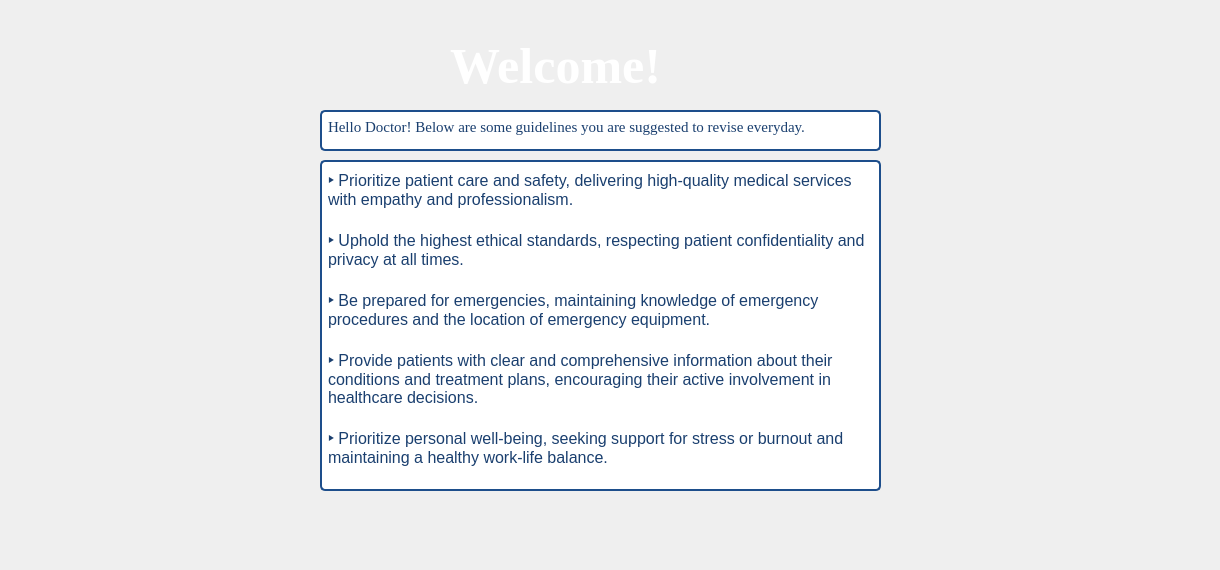
   <widget class="QWidget" name="tab">
    <attribute name="title">
     <string>Home</string>
    </attribute>
    <widget class="QTextBrowser" name="textBrowser_2">
     <property name="geometry">
      <rect>
       <x>320</x>
       <y>160</y>
       <width>561</width>
       <height>331</height>
      </rect>
     </property>
     <property name="styleSheet">
      <string notr="true">
QTextBrowser
{
background-color: rgb(255, 255, 255); 
color: rgb(26, 63, 111); 
border: 2px solid rgb(29, 78, 139);
border-radius: 5px; 
padding: 2px 2px; 
font-size: 16px;
font-weight: bold;
cursor: pointer; 
transition: background-color 0.3s ease, box-shadow 0.3s ease;
box-shadow: 0 4px 8px rgba(0, 0, 0, 0.1); 
}

</string>
     </property>
     <property name="html">
      <string>&lt;!DOCTYPE HTML PUBLIC &quot;-//W3C//DTD HTML 4.0//EN&quot; &quot;http://www.w3.org/TR/REC-html40/strict.dtd&quot;&gt;
&lt;html&gt;&lt;head&gt;&lt;meta name=&quot;qrichtext&quot; content=&quot;1&quot; /&gt;&lt;meta charset=&quot;utf-8&quot; /&gt;&lt;style type=&quot;text/css&quot;&gt;
p, li { white-space: pre-wrap; }
hr { height: 1px; border-width: 0; }
li.unchecked::marker { content: &quot;\2610&quot;; }
li.checked::marker { content: &quot;\2612&quot;; }
&lt;/style&gt;&lt;/head&gt;&lt;body style=&quot; font-family:'Segoe UI'; font-size:16px; font-weight:700; font-style:normal;&quot;&gt;
&lt;p style=&quot; margin-top:0px; margin-bottom:0px; margin-left:0px; margin-right:0px; -qt-block-indent:0; text-indent:0px;&quot;&gt;&lt;span style=&quot; font-family:'Tahoma','sans-serif'; font-size:16px;&quot;&gt;‣ &lt;/span&gt;&lt;span style=&quot; font-size:16px; font-weight:400;&quot;&gt;Prioritize patient care and safety, delivering high-quality medical services with empathy and professionalism.&lt;/span&gt;&lt;/p&gt;
&lt;p style=&quot;-qt-paragraph-type:empty; margin-top:0px; margin-bottom:0px; margin-left:0px; margin-right:0px; -qt-block-indent:1; text-indent:0px; font-weight:400;&quot;&gt;&lt;br /&gt;&lt;/p&gt;
&lt;p style=&quot; margin-top:0px; margin-bottom:0px; margin-left:0px; margin-right:0px; -qt-block-indent:0; text-indent:0px;&quot;&gt;&lt;span style=&quot; font-family:'Tahoma','sans-serif'; font-size:16px;&quot;&gt;‣ &lt;/span&gt;&lt;span style=&quot; font-size:16px; font-weight:400;&quot;&gt;Uphold the highest ethical standards, respecting patient confidentiality and privacy at all times.&lt;/span&gt;&lt;/p&gt;
&lt;p style=&quot;-qt-paragraph-type:empty; margin-top:0px; margin-bottom:0px; margin-left:0px; margin-right:0px; -qt-block-indent:0; text-indent:0px; font-weight:400;&quot;&gt;&lt;br /&gt;&lt;/p&gt;
&lt;p style=&quot; margin-top:0px; margin-bottom:0px; margin-left:0px; margin-right:0px; -qt-block-indent:0; text-indent:0px;&quot;&gt;&lt;span style=&quot; font-family:'Tahoma','sans-serif'; font-size:16px;&quot;&gt;‣ &lt;/span&gt;&lt;span style=&quot; font-size:16px; font-weight:400;&quot;&gt;Be prepared for emergencies, maintaining knowledge of emergency procedures and the location of emergency equipment.&lt;/span&gt;&lt;/p&gt;
&lt;p style=&quot;-qt-paragraph-type:empty; margin-top:0px; margin-bottom:0px; margin-left:0px; margin-right:0px; -qt-block-indent:0; text-indent:0px; font-weight:400;&quot;&gt;&lt;br /&gt;&lt;/p&gt;
&lt;p style=&quot; margin-top:0px; margin-bottom:0px; margin-left:0px; margin-right:0px; -qt-block-indent:0; text-indent:0px;&quot;&gt;&lt;span style=&quot; font-family:'Tahoma','sans-serif'; font-size:16px;&quot;&gt;‣ &lt;/span&gt;&lt;span style=&quot; font-size:16px; font-weight:400;&quot;&gt;Provide patients with clear and comprehensive information about their conditions and treatment plans, encouraging their active involvement in healthcare decisions.&lt;/span&gt;&lt;/p&gt;
&lt;p style=&quot;-qt-paragraph-type:empty; margin-top:0px; margin-bottom:0px; margin-left:0px; margin-right:0px; -qt-block-indent:0; text-indent:0px; font-weight:400;&quot;&gt;&lt;br /&gt;&lt;/p&gt;
&lt;p style=&quot; margin-top:0px; margin-bottom:0px; margin-left:0px; margin-right:0px; -qt-block-indent:0; text-indent:0px;&quot;&gt;&lt;span style=&quot; font-family:'Tahoma','sans-serif'; font-size:16px;&quot;&gt;‣ &lt;/span&gt;&lt;span style=&quot; font-size:16px; font-weight:400;&quot;&gt;Prioritize personal well-being, seeking support for stress or burnout and maintaining a healthy work-life balance.&lt;/span&gt;&lt;/p&gt;&lt;/body&gt;&lt;/html&gt;</string>
     </property>
    </widget>
    <widget class="QTextBrowser" name="textBrowser_6">
     <property name="geometry">
      <rect>
       <x>320</x>
       <y>110</y>
       <width>561</width>
       <height>41</height>
      </rect>
     </property>
     <property name="font">
      <font>
       <family>Georgia</family>
       <pointsize>-1</pointsize>
       <bold>true</bold>
      </font>
     </property>
     <property name="styleSheet">
      <string notr="true">QTextBrowser
{
background-color: rgb(255, 255, 255); 
color: rgb(26, 63, 111); 
border: 2px solid rgb(29, 78, 139);
border-radius: 5px; 
padding: 2px 2px; 
font-size: 16px;
font-weight: bold;
cursor: pointer; 
transition: background-color 0.3s ease, box-shadow 0.3s ease;
box-shadow: 0 4px 8px rgba(0, 0, 0, 0.1); 
}

</string>
     </property>
     <property name="html">
      <string>&lt;!DOCTYPE HTML PUBLIC &quot;-//W3C//DTD HTML 4.0//EN&quot; &quot;http://www.w3.org/TR/REC-html40/strict.dtd&quot;&gt;
&lt;html&gt;&lt;head&gt;&lt;meta name=&quot;qrichtext&quot; content=&quot;1&quot; /&gt;&lt;meta charset=&quot;utf-8&quot; /&gt;&lt;style type=&quot;text/css&quot;&gt;
p, li { white-space: pre-wrap; }
hr { height: 1px; border-width: 0; }
li.unchecked::marker { content: &quot;\2610&quot;; }
li.checked::marker { content: &quot;\2612&quot;; }
&lt;/style&gt;&lt;/head&gt;&lt;body style=&quot; font-family:'Georgia'; font-size:16px; font-weight:700; font-style:normal;&quot;&gt;
&lt;p style=&quot; margin-top:0px; margin-bottom:0px; margin-left:0px; margin-right:0px; -qt-block-indent:0; text-indent:0px;&quot;&gt;&lt;span style=&quot; font-family:'Segoe UI'; font-size:11pt; font-weight:400;&quot;&gt;Hello Doctor! Below are some guidelines you are suggested to revise everyday.&lt;/span&gt;&lt;/p&gt;&lt;/body&gt;&lt;/html&gt;</string>
     </property>
    </widget>
    <widget class="QLabel" name="label_6">
     <property name="geometry">
      <rect>
       <x>450</x>
       <y>30</y>
       <width>271</width>
       <height>71</height>
      </rect>
     </property>
     <property name="font">
      <font>
       <family>Georgia</family>
       <pointsize>-1</pointsize>
       <bold>true</bold>
      </font>
     </property>
     <property name="styleSheet">
      <string notr="true">QLabel {
color: rgb(255, 255, 255);
font-size: 50px; 
font-weight: bold;
}

QLabel {
text-shadow: 2px rgb(12, 29, 52); 
}

</string>
     </property>
     <property name="text">
      <string>Welcome!</string>
     </property>
    </widget>
    <widget class="QLabel" name="labelGif_3">
     <property name="geometry">
      <rect>
       <x>50</x>
       <y>360</y>
       <width>201</width>
       <height>201</height>
      </rect>
     </property>
     <property name="text">
      <string/>
     </property>
    </widget>
    <widget class="QLabel" name="labelGif_4">
     <property name="geometry">
      <rect>
       <x>1010</x>
       <y>360</y>
       <width>201</width>
       <height>201</height>
      </rect>
     </property>
     <property name="text">
      <string/>
     </property>
    </widget>
   </widget>
